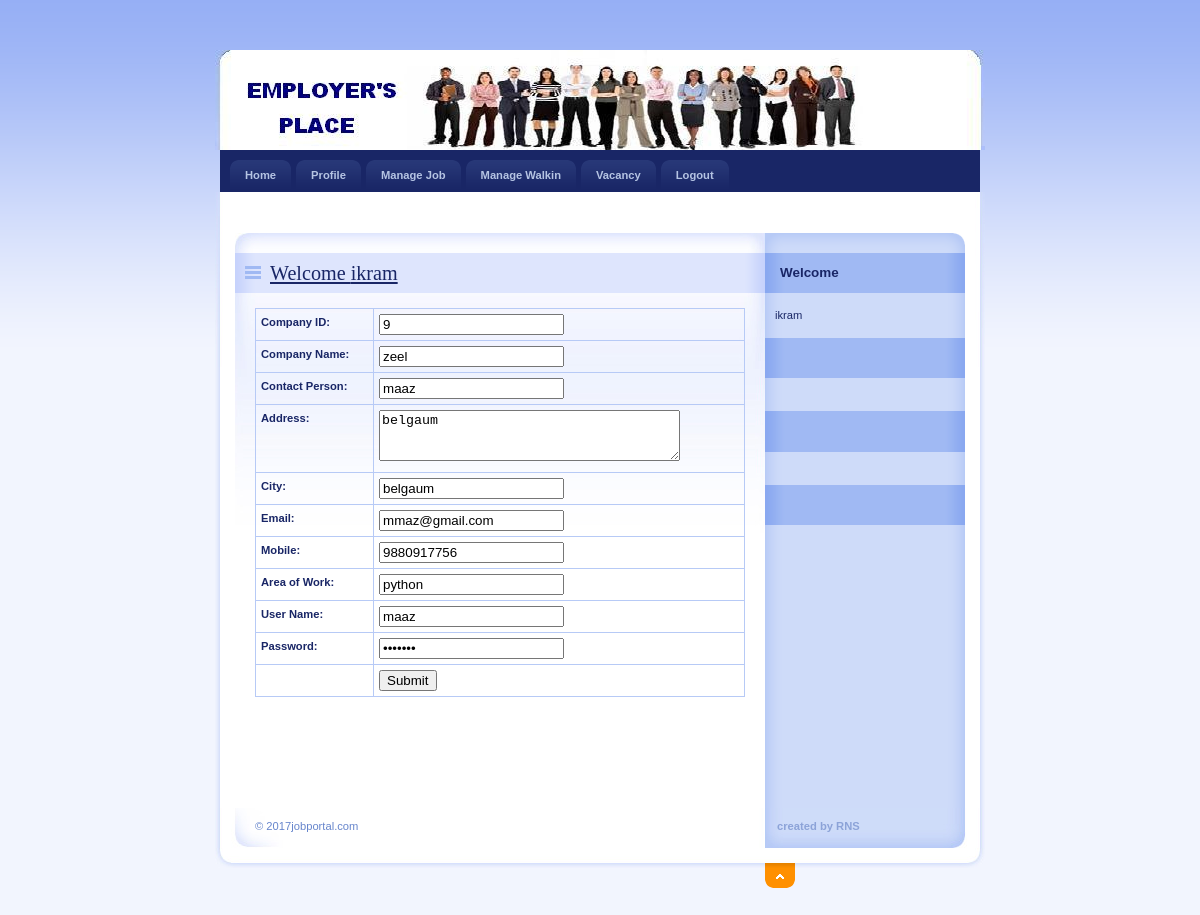
Screenshot of /Employer/EditProfile.php (signed in) with the database file from the repository.
### tables this page shows
CREATE TABLE IF NOT EXISTS `employer_reg` (
  `EmployerId` int(11) NOT NULL AUTO_INCREMENT,
  `CompanyName` varchar(20) NOT NULL,
  `ContactPerson` varchar(20) NOT NULL,
  `Address` varchar(100) NOT NULL,
  `City` varchar(20) NOT NULL,
  `Email` varchar(40) NOT NULL,
  `Mobile` bigint(20) NOT NULL,
  `Area_Work` varchar(40) NOT NULL,
  `Status` varchar(10) NOT NULL,
  `UserName` varchar(20) NOT NULL,
  `Password` varchar(20) NOT NULL,
  `Question` varchar(100) NOT NULL,
  `Answer` varchar(50) NOT NULL,
  PRIMARY KEY (`EmployerId`)
);

### Employer/EditProfile.php (the view, shortened to what this page needs)
<!DOCTYPE html PUBLIC "-//W3C//DTD XHTML 1.0 Strict//EN" "http://www.w3.org/TR/xhtml1/DTD/xhtml1-strict.dtd">
<html xmlns="http://www.w3.org/1999/xhtml" xml:lang="cs" lang="cs">
<head>
    <link rel="stylesheet" media="screen,projection" type="text/css" href="./css/main.css" />
    <link rel="stylesheet" media="print" type="text/css" href="./css/print.css" />
    <link rel="stylesheet" media="aural" type="text/css" href="./css/aural.css" />
    <link href="../SpryAssets/SpryValidationTextField.css" rel="stylesheet" type="text/css" />
    <link href="../SpryAssets/SpryValidationTextarea.css" rel="stylesheet" type="text/css" />
</head>
<body id="www-url-cz">
<div id="main" class="box">
<?php
include "Header.php"
?>
<?php
include "menu.php"
?>
    <div id="page" class="box">
    <div id="page-in" class="box">
        <div id="strip" class="box noprint">
            <p id="breadcrumbs">&nbsp;</p>
        </div>
        <div id="content">
            <div class="article">
                <h2><span><a href="#">Welcome <?php echo $_SESSION['Name'];?></a></span></h2>
               <?php
$ID=$_SESSION['ID'];
$con = mysql_connect("localhost","root");
$sql = "select * from Employer_Reg where EmployerId ='".$ID."'  ";
$result = mysql_query($sql,$con);
$row = mysql_fetch_array($result)
?>
<form method="post" action="UpdateProfile.php">
                <table width="100%" border="1" cellspacing="2" cellpadding="2">
                  <tr>
                    <td><strong>Company ID:</strong></td>
                    <td><span id="sprytextfield1">
                      <label>
                      <input name="txtId" type="text" id="txtId" value="<?php echo $row['EmployerId'];?>" />
                      </label>
                    <span class="textfieldRequiredMsg">A value is required.</span></span></td>
                  </tr>
                  <tr>
                    <td><strong>Company Name:</strong></td>
                    <td><span id="sprytextfield2">
                      <label>
                      <input name="txtName" type="text" id="txtName" value="<?php echo $row['CompanyName'];?>" />
                      </label>
                    <span class="textfieldRequiredMsg">A value is required.</span></span></td>
                  </tr>
                  <tr>
                    <td><strong>Contact Person:</strong></td>
                    <td><span id="sprytextfield3">
                      <label>
                      <input name="txtContact" type="text" id="txtContact" value="<?php echo $row['ContactPerson'];?>" />
                      </label>
                    <span class="textfieldRequiredMsg">A value is required.</span></span></td>
                  </tr>
                  <tr>
                    <td><strong>Address:</strong></td>
                    <td><span id="sprytextarea1">
                      <label>
                      <textarea name="txtAddress" id="txtAddress" cols="35" rows="3"><?php echo $row['Address'];?></textarea>
                      </label>
                    <span class="textareaRequiredMsg">A value is required.</span></span></td>
                  </tr>
                  <tr>
                    <td><strong>City:</strong></td>
                    <td><span id="sprytextfield4">
                      <label>
                      <input name="txtCity" type="text" id="txtCity" value="<?php echo $row['City'];?>" />
                      </label>
                    <span class="textfieldRequiredMsg">A value is required.</span></span></td>
                  </tr>
                  <tr>
                    <td><strong>Email:</strong></td>
                    <td><span id="sprytextfield5">
                      <label>
                      <input name="txtEmail" type="text" id="txtEmail" value="<?php echo $row['Email'];?>" />
                      </label>
                    <span class="textfieldRequiredMsg">A value is required.</span></span></td>
                  </tr>
                  <tr>
                    <td><strong>Mobile:</strong></td>
                    <td><span id="sprytextfield6">
                      <label>
                      <input name="txtMobile" type="text" id="txtMobile" value="<?php echo $row['Mobile'];?>" />
                      </label>
                    <span class="textfieldRequiredMsg">A value is required.</span></span></td>
                  </tr>
                  <tr>
                    <td><strong>Area of Work:</strong></td>
                    <td><span id="sprytextfield7">
                      <label>
                      <input name="txtArea" type="text" id="txtArea" value="<?php echo $row['Area_Work'];?>" />
                      </label>
                    <span class="textfieldRequiredMsg">A value is required.</span></span></td>
                  </tr>
                  <tr>
                    <td><strong>User Name:</strong></td>
                    <td><span id="sprytextfield8">
                      <label>
                      <input name="txtUser" type="text" id="txtUser" value="<?php echo $row['UserName'];?>" />
                      </label>
                    <span class="textfieldRequiredMsg">A value is required.</span></span></td>
                  </tr>
                  <tr>
                    <td><strong>Password:</strong></td>
                    <td><span id="sprytextfield9">
                      <label>
                      <input name="txtPassword" type="password" id="txtPassword" value="<?php echo $row['Password'];?>" />
                      </label>
                    <span class="textfieldRequiredMsg">A value is required.</span></span></td>
                  </tr>
                  <tr>
                    <td>&nbsp;</td>
                    <td><label>
                      <input type="submit" name="button" id="button" value="Submit" />
                    </label></td>
                  </tr>
                </table>
</form>
              <p>&nbsp;</p>
                <p class="btn-more box noprint">&nbsp;</p>
          </div>
        </div>
<?php
include "right.php"
?>
    </div>
    </div>
<?php
include "footer.php"
?>
</div>
</body>
</html>

### Employer/css/main.css (style rules this page uses)
* { min-height:1px; }
body { border:0; margin:0; padding:0; background:#F2F5FE url("../design/bg.gif") 0 0 repeat-x; font:70%/160% "verdana",sans-serif; color:#192666; _text-align:center; }
a { color:#192666; }
p { border:0; margin:15px 0; padding:0; }
div { display:block; border:0; margin:0; padding:0; }
h1, h2, h3, h4, h5 { border:0; margin:15px 0 10px 0; padding:0; font-weight:bold; }
h2 { font-size:180%; line-height:100%; font-family:"georgia",serif; font-weight:normal; }
table { display:table; border-collapse:collapse; margin:15px 0; padding:0; border:1px solid #B7CAF6; font-size:100%; }
tr { display:table-row; }
th, td { display: table-cell; border:1px solid #B7CAF6; margin:0; padding:5px; vertical-align:top; text-align:left; }
form { border:0; margin:0; padding:0; }
a, img, span { border:0; margin:0; padding:0; }
strong, .strong { font-weight:bold; }
.box { min-height:1px; _height:1px; }
.box:after { content:"."; display:block; line-height:0px; font-size:0px; visibility:hidden; clear:both; }
#main { width:770px; margin:50px auto 0 auto; _text-align:left; }
#page { width:770px; min-height:1px; background:#FFF url("../design/bg_page.gif") 0 0 repeat-y; _height:1px; }
#page-in { min-height:1px; padding:10px 0; background:url("../design/bg_page_in.jpg") 0 0 no-repeat; _height:1px; }
#strip { position:relative; clear:both; padding:3px 20px 10px 20px; color:#6182D1; }
#strip p { margin:0; }
#strip #breadcrumbs { width:520px; margin:0; padding:0; }
#content { float:left; width:530px; _width:550px; margin:0; padding:0 0 0 20px; }
#content .article { clear:both; margin:0; padding:20px; background:url("../design/content_article_bg.jpg") 0 0 no-repeat; }
#content .article h2 { margin:0 -20px; padding:10px; background:#DEE5FD url("../design/content_title_bg.gif") 0 0 repeat-y; color:#192666; }
#content .article h2 span { background:url("../design/ico_list.gif") 0 50% no-repeat; padding-left:25px; }
#content .article p { text-align:justify; }
#content .btn-more { margin:0 0 15px 0; padding:0; border:0; position:relative; }

### Employer/css/print.css (style rules this page uses)
body { border:0; margin:0; padding:0; font-size:12pt }
a { color:#000; text-decoration:none; }
h1, h2, h3 { page-break-after:avoid; page-break-inside:avoid; }
table { border-collapse: collapse; border-width:1px; border-style:solid; }
th, td { display:table-cell; border-width:1px; border-style:solid; }
.noprint { display:none; }

### Employer/css/aural.css (style rules this page uses)
body { voice-family:paul,male; volume:loud; speech-rate:slow; richness:90; stress:20; }
h1, h2, h3, h4, h5 { cue-before:url("ping.au"); }
p, table { pause:50ms; }
strong { pitch:medium; pitch-range:60; stress:90; richness:90; }

### rows the page displays
employer_reg: txtId "9", txtName "zeel", txtContact "maaz", txtAddress "belgaum", txtCity "belgaum", txtEmail "mmaz@gmail.com", txtMobile "9880917756", txtArea "python", txtUser "maaz"

### other values shown
$_SESSION['Name'] "ikram"
